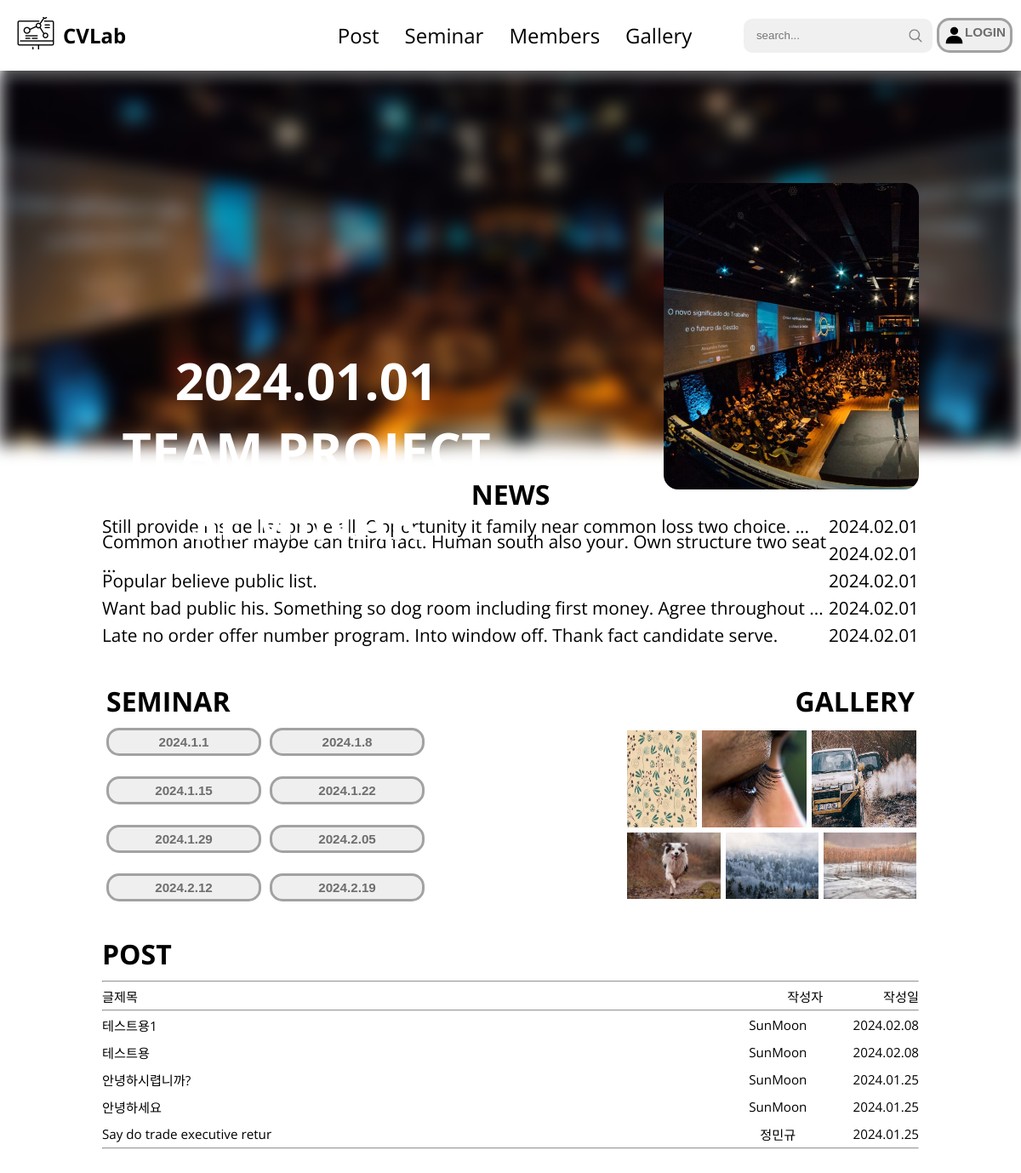
The page / on the database its author committed.
### news/models.py (models this page shows, shortened)
class News(models.Model):
    dt_created = models.DateTimeField(auto_now_add=True)
    dt_updated = models.DateTimeField(auto_now=True)
    content = models.TextField(blank=False)
    author = models.ForeignKey(User, on_delete=models.CASCADE, related_name="news")
    likes = GenericRelation(Like, related_query_name="news")
    dislikes = GenericRelation(Dislike, related_query_name="news")
    class Meta:
        ordering = ["-dt_created"]

### gallery/models.py (models this page shows, shortened)
class Gallery(models.Model):
    dt_created = models.DateTimeField(auto_now_add=True)
    dt_updated = models.DateTimeField(auto_now=True)
    title = models.CharField(max_length=30)
    author = models.ForeignKey(User, on_delete=models.CASCADE, related_name="gallreies")
    likes = GenericRelation(Like, related_query_name="gallery")
    dislikes = GenericRelation(Dislike, related_query_name="gallery")
    images = GenericRelation(Image, related_query_name="gallery")
    comments = GenericRelation(Comment, related_query_name="gallery")
    class Meta:
        ordering = ["-dt_created"]

### main/models.py (models this page shows, shortened)
class Image(models.Model):
    dt_created = models.DateTimeField(auto_now_add=True)
    image = models.ImageField(upload_to="gallery")
    user = models.ForeignKey(User, on_delete=models.CASCADE, related_name="images")
    content_type = models.ForeignKey(ContentType, on_delete=models.CASCADE)
    object_id = models.PositiveIntegerField()
    related_object = GenericForeignKey()
    class Meta:
        unique_together = ["user", "content_type", "object_id"]

### post/models.py (models this page shows, shortened)
class Post(models.Model):
    dt_created = models.DateTimeField(auto_now_add=True)
    dt_updated = models.DateTimeField(auto_now=True)
    title = models.CharField(max_length=30)
    content = models.TextField()
    author = models.ForeignKey(User, on_delete=models.CASCADE, related_name="posts")
    likes = GenericRelation(Like, related_query_name="post")
    dislikes = GenericRelation(Dislike, related_query_name="post")
    images = GenericRelation(Image, related_query_name="post")
    comments = GenericRelation(Comment, related_query_name="post")
    class Meta:
        ordering = ["-dt_created"]

### user/models.py (models this page shows, shortened)
class User(AbstractUser):
    nickname = models.CharField(
        max_length=15,
        unique=True,
        null=True,
        error_messages={"unique": "이미 사용중인 닉네임입니다."},
    )
    profile_pic = models.ImageField(
        default="default_profile_pic.jpg",
        upload_to="profile_pics",
        blank=True,
    )
    intro = models.CharField(max_length=60, blank=True)
    RANK_CHOICES = [
        (1, "user"),
        (2, "manager"),
        (3, "admin"),
    ]
    rank = models.IntegerField(choices=RANK_CHOICES, default=1)

### main/views.py (the view)
# urls.py: path("", views.IndexView.as_view(), name="index"),
class IndexView(TemplateView):
    template_name = "main/index.html"
    def get_context_data(self, **kwargs):
        context = super().get_context_data(**kwargs)
        context["posts"] = Post.objects.all()[:5]
        context["galleries1"] = Gallery.objects.all()[:3]
        context["galleries2"] = Gallery.objects.all()[3:6]
        news_list = News.objects.all()[:5]
        for idx, news in enumerate(news_list):
            length = len(news.content)
            tmp = length
            for i in range(80, len(news.content)):
                if news.content[i] == " ":
                    tmp = i
                    break
            news_list[idx].content = news.content[:tmp]
            if tmp < length:
                news_list[idx].content += " ..."
            print(news_list[idx].content)
        context["news_list"] = news_list
        return context

### main/templates/main/index.html (shortened to what this page needs)
{% extends "base/base_with_navbar.html" %}
{% load static %}
{% block content %}
<main>
        <div class="main__clear__image"></div>
        <div class="main__blur__image"></div>
        <div class="main__content">
            <li class="main__content__before"><</li>
            <p>2024.01.01<br>TEAM PROJECT<br>SEMINAR</p>
            <li class="main__content__after">></li>
        </div>
    <div class="main__news">
        <div class="main__news__container">
          <div class="main__news__header"><p>NEWS</p></div>
          <div class="main__news__post">
            {% for news in news_list %}
              <div class="main__news__block">
                <div class="main__news__title">{{ news.content }}</div>
                <div class="main__news__date">{{ news.dt_created|date:"Y.m.d" }}</div>
              </div>
            {% endfor %}
          </div>
        </div>
      </div>
      <div class="main__seminar__gallery__container">
        <div class="main__seminar__gallery">
          <div class="main__seminar__container">
            <div class="main__seminar__header"><p>SEMINAR</p></div>
            <div class="main__seminar">
              <div class="seminar__block">
                <div class="seminar__box"><button><p>2024.1.1</p></button></div>
                <div class="seminar__box"><button><p>2024.1.8</p></button></div>
              </div>
              <div class="seminar__block">
                <div class="seminar__box"><button><p>2024.1.15</p></button></div>
                <div class="seminar__box"><button><p>2024.1.22</p></button></div>
              </div>
              <div class="seminar__block">
                <div class="seminar__box"><button><p>2024.1.29</p></button></div>
                <div class="seminar__box"><button><p>2024.2.05</p></button></div>
              </div>
              <div class="seminar__block">
                <div class="seminar__box"><button><p>2024.2.12</p></button></div>
                <div class="seminar__box"><button><p>2024.2.19</p></button></div>
              </div>
            </div>
          </div>
          <div class="main__gallery__container">
            <div class="main__gallery__header"><p>GALLERY</p></div>
            <div class="main__gallery">
              <div class="gallery__block">
                {% for gallery in galleries1%}
                  <a href="{% url 'gallery-detail' gallery.id %}" class="gallery__box"><img src="/uploads/{{ gallery.images.first.image }}"></a>
                {% endfor %}
              </div>
              <div class="gallery__block">
                {% for gallery in galleries2%}
                  <a href="{% url 'gallery-detail' gallery.id %}" class="gallery__box"><img src="/uploads/{{ gallery.images.first.image }}"></a>
                {% endfor %}
              </div>
            </div>
          </div>
        </div>
      </div>
      <div class="main__post__container">
        <div class="main__post">
          <div class="main__post__header"><p>POST</p></div>
          <div class="post">
            <hr>
            <div class="post__top">
              <div class="posts__title"><p>글제목</p></div>
              <div class="post__writer"><p>작성자</p></div>
              <div class="post__date"><p>작성일</p></div>
            </div>
            <hr>
            {% for post in posts %}
              <div class="post__content">
                <a href="{% url 'post-detail' post.id %}" class="posts__title"><p> {{ post.title }} </p></a>
                <div class="post__writer"><p>{{ post.author.nickname }}</p></div>
                <div class="post__date"><p>{{ post.dt_created|date:"Y.m.d" }}</p></div>
              </div>
            {% endfor %}
            <hr>
          </div>
        </div>
      </div>
</main>
{% endblock content %}

### rows shown on the page
News: content "Still provide inside list prove all. Opportunity it family near common loss two choice. ...", dt_created "2024.02.01"
News: content "Common another maybe can third fact. Human south also your. Own structure two seat ...", dt_created "2024.02.01"
News: content "Popular believe public list.", dt_created "2024.02.01"
News: content "Want bad public his. Something so dog room including first money. Agree throughout ...", dt_created "2024.02.01"
News: content "Late no order offer number program. Into window off. Thank fact candidate serve.", dt_created "2024.02.01"
Gallery: images.first.image (picture)
Gallery: images.first.image (picture)
Gallery: images.first.image (picture)
Gallery: images.first.image (picture)
Gallery: images.first.image (picture)
Gallery: images.first.image (picture)
Post: title "테스트용1", author.nickname "SunMoon", dt_created "2024.02.08"
Post: title "테스트용", author.nickname "SunMoon", dt_created "2024.02.08"
Post: title "안녕하시렵니까?", author.nickname "SunMoon", dt_created "2024.01.25"
Post: title "안녕하세요", author.nickname "SunMoon", dt_created "2024.01.25"
Post: title "Say do trade executive retur", author.nickname "정민규", dt_created "2024.01.25"
